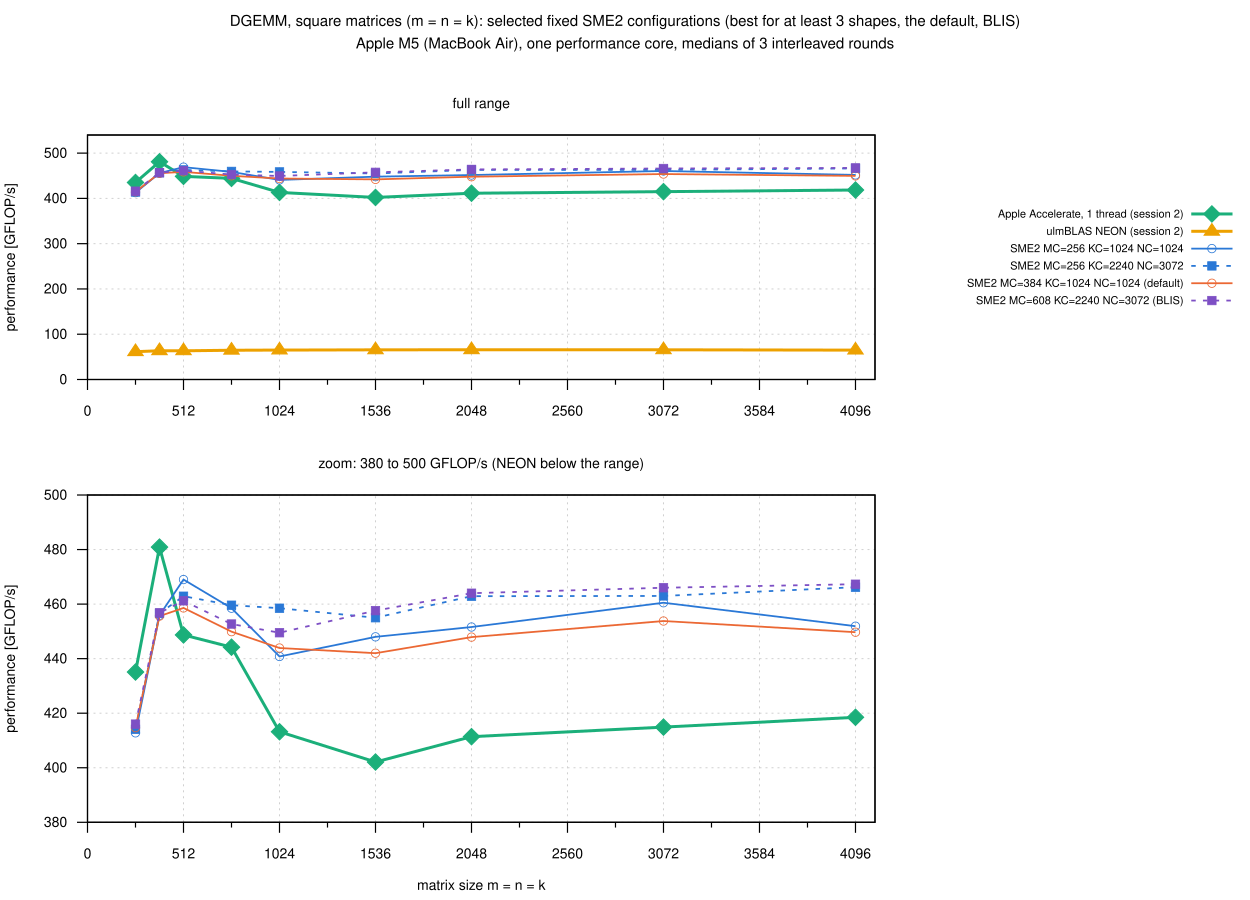

Source code (gnuplot):
load "_style.gp"
load "_selection.gp"
set terminal svg size 1250,900 dynamic enhanced font "Helvetica,14" background rgb "white"
set output "square_selected.svg"
set multiplot title "DGEMM, square matrices (m = n = k): selected fixed SME2 configurations (best for at least 3 shapes, the default, BLIS)\nApple M5 (MacBook Air), one performance core, medians of 3 interleaved rounds" font ",15"
set xrange [0:4200]
set xtics 0, 512, 4096
set mxtics 2
set key outside right center vertical font ",11" spacing 1.05 nobox
FILE = "square.csv"; XCOL = "n"; VARS = SEL
set lmargin at screen 0.07; set rmargin at screen 0.70
set origin 0, 0.52; set size 1, 0.40
set yrange [0:540]
XLABEL = ""; TITLE = "full range"
load "_family.gp"
set key off
set origin 0, 0.0; set size 1, 0.52
set yrange [380:500]
XLABEL = "matrix size m = n = k"; TITLE = "zoom: 380 to 500 GFLOP/s (NEON below the range)"
load "_family.gp"
unset multiplot
